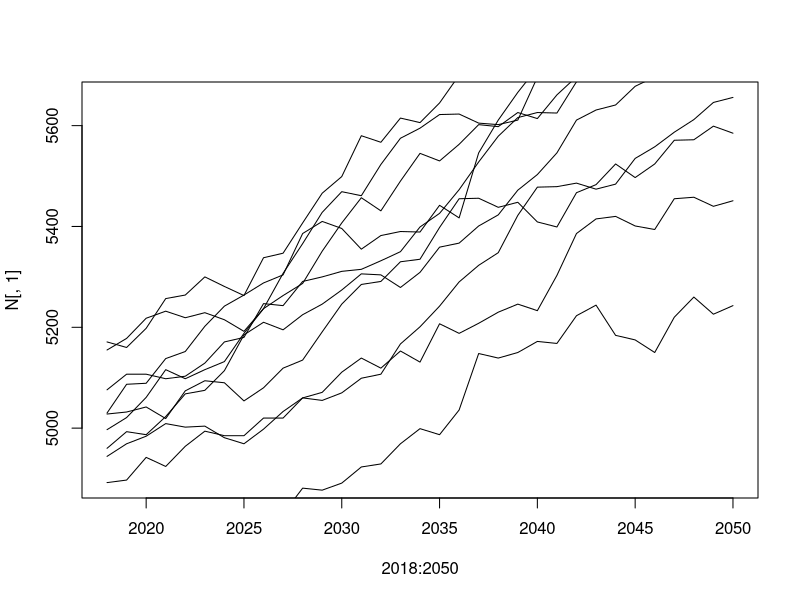
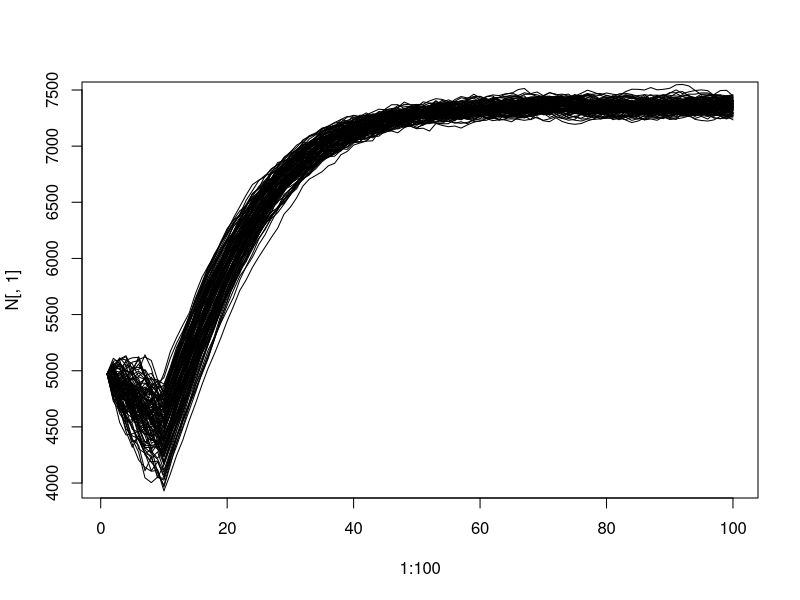

R code for these plots, in order:
#EVP: h(t) = h0(t) + h_anth(t)
#h(t) = total mortality at time t
#h0(t) = natural mortality 
#h_anth(t) = anthropogenic mortality 
#h_anth(t) = h_bycatch(t) + h_strike(t) + h_climate_t

bycatch_min = 3
bycatch_max = 53
strike_min = 8
strike_max = 53
climate_min = -500
climate_max = 500

N0_mean = 4973 #estimate from Calambokidis and Barlow 2020
N0_min = 4776 #lower and upper 20th percentiles 
N0_max = 5178

M_avg = 1-0.982 #from Gabriele et al. 2022 - non-calf survival before MHW (in AK, will want to replace )
M_sd = 0.003 #actually the SE but they're using it in the error bounds

#in Barlow et al. 2011, used by Curtis et al. 2022: 0.96 annual adult survival, 11% birth rate, 0.85 semi-annual survival rate for new calves   
birth_rate = 0.11
birth_surv = 0.85

n_years = 2050-2018 + 1
n_sims = 10



N = as.data.frame(matrix(nrow = n_years, ncol = n_sims))

set.seed(123)

for(s in 1:ncol(N)){
  N[1,s] = round(runif(n = 1, min = N0_min, max = N0_max)) #initial population size at year 1 (2018)
  
  for(y in 2:nrow(N)){
    #randomly select mortality 
    bycatch = round(runif(n = 1, min = bycatch_min, max = bycatch_max))
    strike = round(runif(n = 1, min = strike_min, max = strike_max))
    #climate = round(runif(n = 1, min = climate_min, max = climate_max))
    
    #convert mortality numbers to rates
    h_by = bycatch/N[y-1,s]
    h_strike = strike/N[y-1,s]
    #h_clim = climate/N[y-1,s]
    
    #natural mortality rate 
    M = rnorm(n = 1, mean = M_avg, sd = M_sd)
    
    #total mortality
    Z = M + h_by + h_strike #+ h_clim
    
    #survival
    surv_rate = exp(-Z)
    #the potential adjustment for climate is so large, so it can lead survival rate to be greater than 1
    #surv_rate = ifelse(surv_rate > 1, 1, surv_rate)
    
    #number that survive
    N_surv = round(rbinom(n = 1, size = N[y-1,s], prob = surv_rate))
    
    #births 
    N_birth = round(rbinom(n = 1, size = round(0.35*N[y-1,s]), prob = birth_rate))
    
    #and then can also decrement the number of calves by the calf survival rate 
    N_birth_surv = round(rbinom(n = 1, size = N_birth, prob = birth_surv))
    
    #the number in the next year
    N[y,s] = N_surv + N_birth_surv
  }
}

plot(x = 2018:2050, y = N[,1], type = "l")
for(i in 2:ncol(N)){
  lines(2018:2050, y = N[,i])
}

########################
# modifying to closely follow Stewart et al.
#######################


#############
#logistic growth
###########
#wedekin et al. 2017 estimates intrinsic growth for humpbacks in Brazil as 12%
#felix and haase 2025 estimaet intrinsic growth for humpbacks in Ecuador as 11.9%
#N(t+1) = N(t) + rN(t)*(1 - Nt/K) - H

N0 = 4973
K = 8000
r = 0.119
bycatch_min = 10 #3
bycatch_max = 70 #53
strike_min = 8
strike_max = 53
#anth_inc = seq(0, 5, length = 100) 
anth_inc = c(rep(3, 10), rep(0, 90))
#anth_inc = rep(0, length = 100)
growth_dec = rep(0, length = 100) #chronic stress over time on the growth rates 
#growth_dec = seq(0, 0.4, length = 100)

N = as.data.frame(matrix(nrow = 100, ncol = 100))
for(s in 1:ncol(N)){
  N[1,s] = N0
  
  for(y in 2:nrow(N)){
    # randomly select mortality 
   H = round(runif(n = 1, min = bycatch_min + (anth_inc[y]*bycatch_min), 
                   max = bycatch_max + (anth_inc[y]*bycatch_max))) +
     round(runif(n = 1, min = strike_min + (anth_inc[y]*strike_min), 
                 max = strike_max + (strike_max*anth_inc[y])))
    
    N[y,s] = N[y-1,s] + (r - r*growth_dec[y])*N[y-1,s]*(1 - N[y-1,s]/K) - H
  }
}

plot(x = 1:100, y = N[,1], type = "l")
for(i in 2:ncol(N)){
  lines(1:100, y = N[,i])
}
